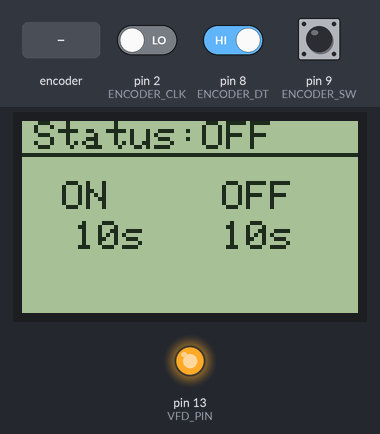
A program run on a simulated Arduino Uno, built with avr-gcc and run on an emulated ATmega328P. Parts: 84×48 one-colour display, output pins drawn as LEDs (lit = HIGH). Inputs (shaded band) come from the test bench; at power-on: pin 9 (ENCODER_SW) HIGH, pin 2 (ENCODER_CLK) LOW, pin 8 (ENCODER_DT) HIGH. What the program prints to the serial monitor is not drawn.

Above: at 2.2 s.
2.3 s: pin 9 (ENCODER_SW) pulsed LOW 5 times (0.12 s each, 0.3 s apart)
At 4.1 s:
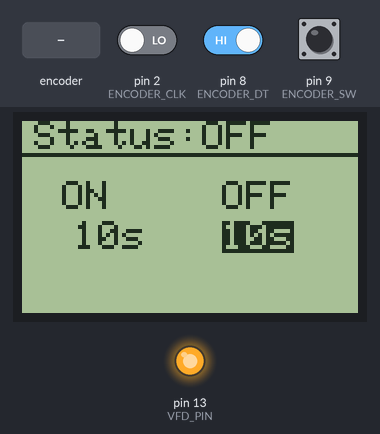
5.3 s: rotary encoder on pin 2 (ENCODER_CLK) / pin 8 (ENCODER_DT) turned 2 steps (second pin leading)
At 6.1 s:
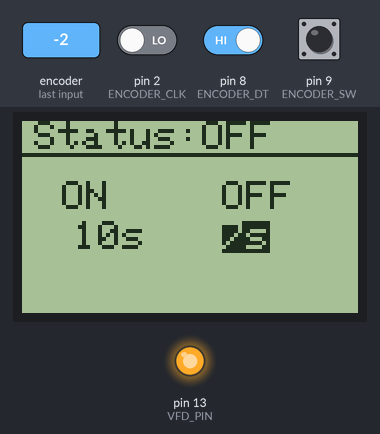
7.2 s: rotary encoder on pin 2 (ENCODER_CLK) / pin 8 (ENCODER_DT) turned 3 steps (first pin leading)
At 11.7 s:
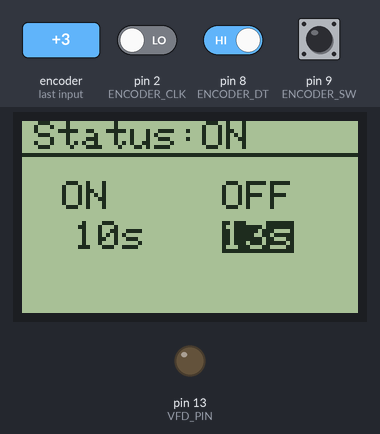
Timing chart, 0 to 13.2 s (numbered marks = the images above; inputs shaded):
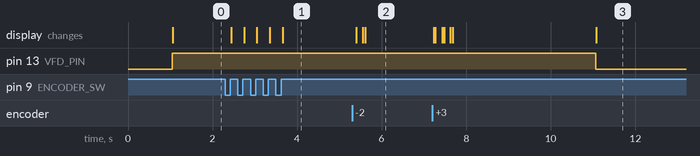

The program:

main.cpp
```cpp
#include <Arduino.h>

#include "config.h"
#include "screen.h"
#include "settings.h"

Settings settings;
Screen screen;

unsigned long targetTime;
unsigned long offTime = 10;
unsigned long onTime = 10;
bool status = true;
String strString = "";


void setup() {
  Serial.begin(9600);

  setupPinModes();

  attachInterrupt(digitalPinToInterrupt(ENCODER_CLK), encoderInterrupt, CHANGE);

  settings.loadFromEEPROM();
  screen.begin(&settings);

  Serial.println("STATING....");
}

void loop() {
  unsigned long curTime = millis();

  if (curTime >= targetTime) {
    if (status) {  // ON TIME -> OFF TIME
      targetTime = curTime + (settings.offTime * 1000);
      digitalWrite(VFD_PIN, HIGH);
      strString = "OFF";
      Serial.println("OFF");
    } else {  // OFF TIM -> ON TIME
      targetTime = curTime + (settings.onTime * 1000);
      digitalWrite(VFD_PIN, LOW);
      strString = "ON";
      Serial.println("ON");
    }
    status = !status;
  }
  screen.tic(&strString);

}
```

helper.h
```cpp
#ifndef HELPER_H
#define HELPER_H

long readButtonPressTime();
int readEncoder(int step);
void encoderInterrupt();

#endif
```

screen.h
```cpp
#ifndef SCREEN_H
#define SCREEN_H

#include <Adafruit_GFX.h>
#include <Adafruit_PCD8544.h>
#include <Arduino.h>

#include "config.h"
#include "helper.h"
#include "settings.h"

class Screen {
 private:
  Adafruit_PCD8544 _display =
      Adafruit_PCD8544(LCD_CLK, LCD_DIN, LCD_DC, LCD_CS, LCD_RST);
  Settings* _settings;

  void bootScreen();
  void mainScreen(String* status);
  void printCentered(uint16_t y, String text);

 public:
  void begin(Settings* settings);
  void tic(String* status);
};

#endif
```

helper.cpp
```cpp
#include <Arduino.h>
#include "helper.h"
#include "config.h"

short buttonLastState = HIGH;
unsigned long buttonStateTime = 0;

long readButtonPressTime() {
  short actualState = digitalRead(ENCODER_SW);
  unsigned long pressedTime = 0;
  if(actualState != buttonLastState){
    if(actualState == LOW && buttonLastState == HIGH){
      buttonStateTime = millis();
    }else if (actualState == HIGH && buttonLastState == LOW)
    {
      pressedTime = millis()-buttonStateTime;
    }
    buttonLastState = actualState;
  }
  return pressedTime;
}

short encoderSpin = 0;
int readEncoder(int step)
{
  step = step*encoderSpin;
  encoderSpin = 0;

  return step;
}

int lastEncoderPosition = 0;
void encoderInterrupt(){
  int position = digitalRead(ENCODER_CLK);
  if (position != lastEncoderPosition)
  {
    if (digitalRead(ENCODER_DT) != position)
    {
     encoderSpin = 1;
    }
    else
    {
      encoderSpin = -1;
    }
  }
  lastEncoderPosition = position;
}
```

screen.cpp
```cpp
#include "screen.h"

void Screen::begin(Settings* settings) {
  _settings = settings;
  _display.begin();
  _display.setContrast(0);
  _display.clearDisplay();
  _display.setContrast(15);
  bootScreen();
}

void Screen::bootScreen() {
  _display.setTextSize(1);
  _display.setTextColor(BLACK, WHITE);
  _display.setCursor(10, 10);
  _display.print("Starting...");
  _display.display();
  _display.clearDisplay();
  delay(1000);
}

void Screen::tic(String* status) { mainScreen(status); }
uint8_t selected = 0;
void Screen::mainScreen(String* status) {
  long pressedTime = readButtonPressTime();

  if (pressedTime > 50) {
    if (selected >= 2)
      selected = 0;
    else
      selected++;
    Serial.println("Selected: " + String(selected));
  }

  uint8_t* value;
  if (selected == 1) {
    value = &_settings->onTime;
  } else if (selected == 2) {
    value = &_settings->offTime;
  }

  if (selected != 0) {
    short step = readEncoder(1);
    if (*value + step <= 600 && *value + step >= 0) *value += step;
  }

  _display.clearDisplay();
  _display.setTextSize(1);
  _display.setTextColor(BLACK, WHITE);
  _display.setCursor(3, 0);
  _display.print("Status:" + *status);

  _display.drawLine(0, 8, 84, 8, BLACK);

  _display.setCursor(10, 15);
  _display.setTextColor(BLACK, WHITE);
  _display.print("ON");
  if (selected == 1) {
    _display.setTextColor(WHITE, BLACK);
  }
  _display.setCursor(13, 25);
  _display.print(String(_settings->onTime) + "s");

  _display.setCursor(50, 15);
  _display.setTextColor(BLACK, WHITE);
  _display.print("OFF");
  if (selected == 2) {
    _display.setTextColor(WHITE, BLACK);
  }
  _display.setCursor(50, 25);
  _display.print(String(_settings->offTime) + "s");
  _display.display();
}

void Screen::printCentered(uint16_t y, String text) {
  uint8_t center = _display.width() / 2;
  uint16_t fontWidth = 0;
  _display.getTextBounds(text, 0, 0, 0, 0, &fontWidth, 0);

  _display.setCursor(center - (fontWidth / 2), y);
  _display.print(text);
}
```

config.h
```cpp
#ifndef CONFIG_H
#define CONFIG_H

#include <Arduino.h>

#define VFD_PIN 13

#define LCD_CLK 7
#define LCD_DIN 6
#define LCD_DC 5
#define LCD_CS 4
#define LCD_RST 3

#define ENCODER_SW 9
#define ENCODER_CLK 2
#define ENCODER_DT 8

void setupPinModes();

#endif
```

settings.h
```cpp
#ifndef SETTINGS_H
#define SETTINGS_H

#include <stdint.h>

#define MODE_TIME_PULSE 0
#define MODE_PULSE 1

class Settings {
 public:
  uint8_t onTime = 0;
  uint8_t offTime = 0;

  void loadFromEEPROM();
};

#endif
```

config.cpp
```cpp
#include "config.h"

void setupPinModes(){
  pinMode(VFD_PIN, OUTPUT);
  pinMode(ENCODER_SW, INPUT);
  pinMode(ENCODER_CLK, INPUT);
  pinMode(ENCODER_DT, INPUT);
}
```

settings.cpp
```cpp
#include "settings.h"

void Settings::loadFromEEPROM(){
  onTime = 10;
  offTime = 10;
}
```

Measured:
- after the input at 2.3 s, the display: first changes after 0.14 s (image 1 shows a later state)
- after the input at 5.3 s, the display: first changes after 0.10 s (image 2 shows a later state)
- after the input at 7.2 s, the display: first changes at once (image 3 shows a later state)
